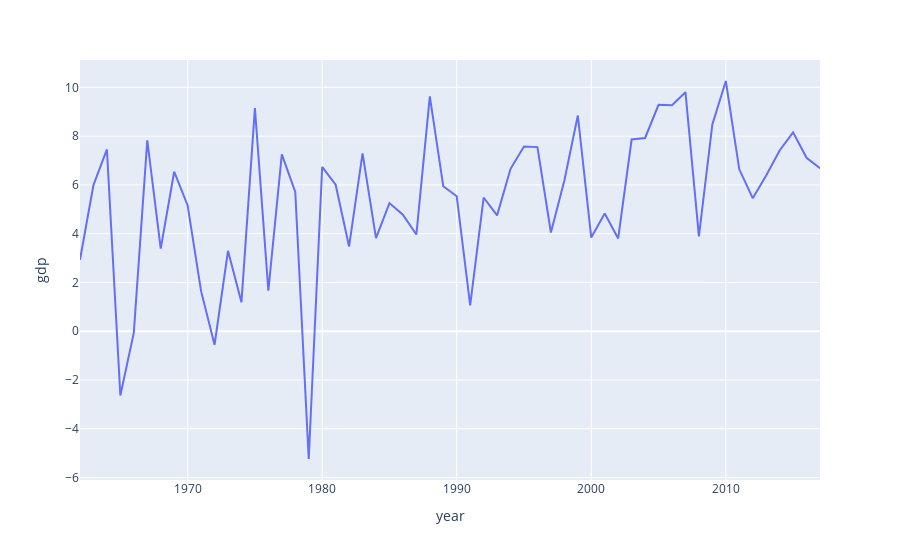

Notebook code cell kept with this figure:
### Markdown cell above
# Lineplot

### Code cell
ax.line(gdp,x="year",y="gdp")

### Figure 1 — Plotly figure (JSON) as saved in the notebook; plotly's stock layout.template omitted (floating-point values rounded to 4 significant figures)
{"data": [{"hovertemplate": "year=%{x}<br>gdp=%{y}<extra></extra>", "legendgroup": "", "line": {"color": "#636efa", "dash": "solid"}, "mode": "lines", "name": "", "orientation": "v", "showlegend": false, "type": "scatter", "x": [1962, 1963, 1964, 1965, 1966, 1967, 1968, 1969, 1970, 1971, 1972, 1973, 1974, 1975, 1976, 1977, 1978, 1979, 1980, 1981, 1982, 1983, 1984, 1985, 1986, 1987, 1988, 1989, 1990, 1991, 1992, 1993, 1994, 1995, 1996, 1997, 1998, 1999, 2000, 2001, 2002, 2003, 2004, 2005, 2006, 2007, 2008, 2009, 2010, 2011, 2012, 2013, 2014, 2015, 2016, 2017], "xaxis": "x", "y": [2.931, 5.994, 7.453, -2.636, -0.05533, 7.826, 3.388, 6.54, 5.157, 1.643, -0.5533, 3.296, 1.185, 9.15, 1.663, 7.255, 5.713, -5.238, 6.736, 6.006, 3.476, 7.289, 3.821, 5.254, 4.777, 3.965, 9.628, 5.947, 5.533, 1.057, 5.482, 4.751, 6.659, 7.574, 7.55, 4.05, 6.184, 8.846, 3.841, 4.824, 3.804, 7.86, 7.923, 9.285, 9.264, 9.801, 3.891, 8.48, 10.26, 6.638, 5.456, 6.386, 7.41, 8.154, 7.113, 6.681], "yaxis": "y"}], "layout": {"legend": {"tracegroupgap": 0}, "margin": {"t": 60}, "xaxis": {"anchor": "y", "domain": [0, 1], "title": {"text": "year"}, "type": "linear", "range": [1962, 2017], "autorange": true}, "yaxis": {"anchor": "x", "domain": [0, 1], "title": {"text": "gdp"}, "type": "linear", "range": [-6.099, 11.12], "autorange": true}, "autosize": true}}
